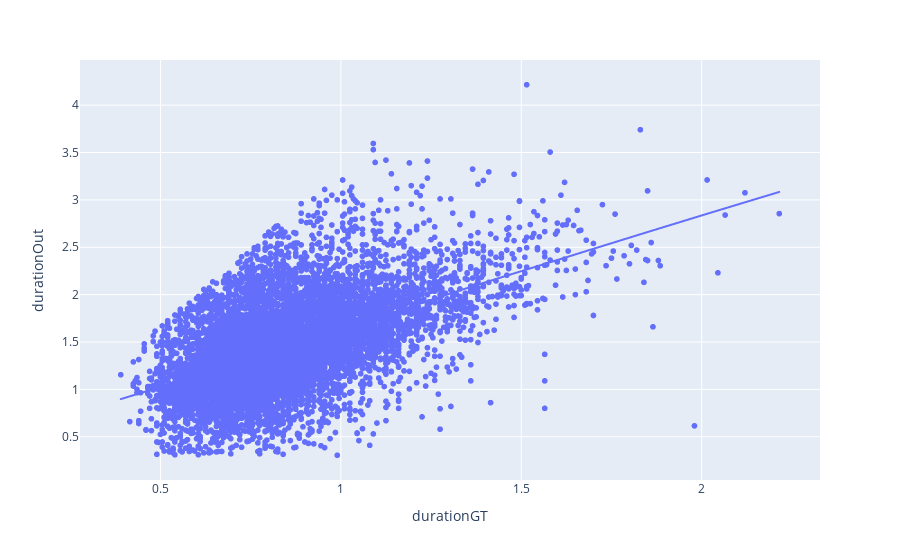

Notebook cell for this chart:
### Code cell
px.scatter(allTablesOut[allTablesOut.tp],x="durationGT",y="durationOut",trendline="lowess")

### Figure 1 — Plotly figure (JSON) as saved in the notebook; plotly's stock layout.template omitted (floating-point values rounded to 4 significant figures; data arrays with more than 128 entries replaced by an {"elided": "..."} marker saying what was removed)
{"data": [{"hovertemplate": "durationGT=%{x}<br>durationOut=%{y}<extra></extra>", "legendgroup": "", "marker": {"color": "#636efa", "symbol": "circle"}, "mode": "markers", "name": "", "showlegend": false, "type": "scattergl", "x": {"elided": "9365 float values"}, "xaxis": "x", "y": {"elided": "9365 float values"}, "yaxis": "y"}, {"hovertemplate": "<b>LOWESS trendline</b><br><br>durationGT=%{x}<br>durationOut=%{y} <b>(trend)</b><extra></extra>", "legendgroup": "", "marker": {"color": "#636efa", "symbol": "circle"}, "mode": "lines", "name": "", "showlegend": false, "type": "scattergl", "x": {"elided": "9365 float values"}, "xaxis": "x", "y": {"elided": "9365 float values"}, "yaxis": "y"}], "layout": {"legend": {"tracegroupgap": 0}, "margin": {"t": 60}, "xaxis": {"anchor": "y", "domain": [0, 1], "title": {"text": "durationGT"}}, "yaxis": {"anchor": "x", "domain": [0, 1], "title": {"text": "durationOut"}}}}
